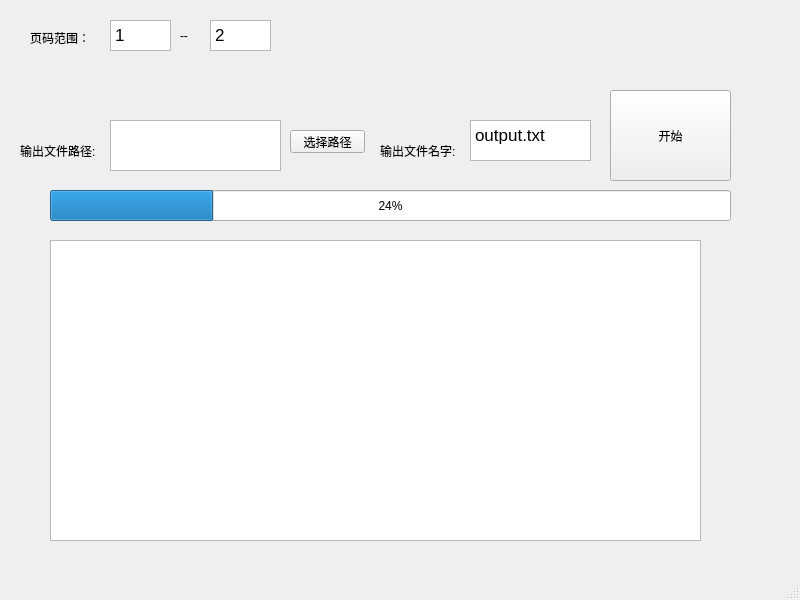
<?xml version="1.0" encoding="UTF-8"?>
<ui version="4.0">
 <class>MainWindow</class>
 <widget class="QMainWindow" name="MainWindow">
  <property name="geometry">
   <rect>
    <x>0</x>
    <y>0</y>
    <width>800</width>
    <height>600</height>
   </rect>
  </property>
  <property name="windowTitle">
   <string>MainWindow</string>
  </property>
  <widget class="QWidget" name="centralwidget">
   <widget class="QTextEdit" name="textEdit">
    <property name="geometry">
     <rect>
      <x>110</x>
      <y>120</y>
      <width>171</width>
      <height>51</height>
     </rect>
    </property>
   </widget>
   <widget class="QPushButton" name="btn_start">
    <property name="geometry">
     <rect>
      <x>610</x>
      <y>90</y>
      <width>121</width>
      <height>91</height>
     </rect>
    </property>
    <property name="text">
     <string>开始</string>
    </property>
   </widget>
   <widget class="QLabel" name="label">
    <property name="geometry">
     <rect>
      <x>20</x>
      <y>120</y>
      <width>101</width>
      <height>61</height>
     </rect>
    </property>
    <property name="text">
     <string>输出文件路径:</string>
    </property>
   </widget>
   <widget class="QTextBrowser" name="textBrowser">
    <property name="geometry">
     <rect>
      <x>50</x>
      <y>240</y>
      <width>651</width>
      <height>301</height>
     </rect>
    </property>
   </widget>
   <widget class="QProgressBar" name="progressBar">
    <property name="geometry">
     <rect>
      <x>50</x>
      <y>190</y>
      <width>681</width>
      <height>31</height>
     </rect>
    </property>
    <property name="value">
     <number>24</number>
    </property>
   </widget>
   <widget class="QPushButton" name="btn_select">
    <property name="geometry">
     <rect>
      <x>290</x>
      <y>130</y>
      <width>75</width>
      <height>23</height>
     </rect>
    </property>
    <property name="text">
     <string>选择路径</string>
    </property>
   </widget>
   <widget class="QLabel" name="label_2">
    <property name="geometry">
     <rect>
      <x>30</x>
      <y>30</y>
      <width>61</width>
      <height>16</height>
     </rect>
    </property>
    <property name="text">
     <string>页码范围：</string>
    </property>
   </widget>
   <widget class="QLabel" name="label_3">
    <property name="geometry">
     <rect>
      <x>380</x>
      <y>120</y>
      <width>101</width>
      <height>61</height>
     </rect>
    </property>
    <property name="text">
     <string>输出文件名字:</string>
    </property>
   </widget>
   <widget class="QTextEdit" name="textEdit_2">
    <property name="geometry">
     <rect>
      <x>470</x>
      <y>120</y>
      <width>121</width>
      <height>41</height>
     </rect>
    </property>
    <property name="html">
     <string>&lt;!DOCTYPE HTML PUBLIC &quot;-//W3C//DTD HTML 4.0//EN&quot; &quot;http://www.w3.org/TR/REC-html40/strict.dtd&quot;&gt;
&lt;html&gt;&lt;head&gt;&lt;meta name=&quot;qrichtext&quot; content=&quot;1&quot; /&gt;&lt;style type=&quot;text/css&quot;&gt;
p, li { white-space: pre-wrap; }
&lt;/style&gt;&lt;/head&gt;&lt;body style=&quot; font-family:'.SF NS Text'; font-size:13pt; font-weight:400; font-style:normal;&quot;&gt;
&lt;p style=&quot; margin-top:0px; margin-bottom:0px; margin-left:0px; margin-right:0px; -qt-block-indent:0; text-indent:0px;&quot;&gt;output.txt&lt;/p&gt;&lt;/body&gt;&lt;/html&gt;</string>
    </property>
   </widget>
   <widget class="QTextEdit" name="textEdit_3">
    <property name="geometry">
     <rect>
      <x>110</x>
      <y>20</y>
      <width>61</width>
      <height>31</height>
     </rect>
    </property>
    <property name="html">
     <string>&lt;!DOCTYPE HTML PUBLIC &quot;-//W3C//DTD HTML 4.0//EN&quot; &quot;http://www.w3.org/TR/REC-html40/strict.dtd&quot;&gt;
&lt;html&gt;&lt;head&gt;&lt;meta name=&quot;qrichtext&quot; content=&quot;1&quot; /&gt;&lt;style type=&quot;text/css&quot;&gt;
p, li { white-space: pre-wrap; }
&lt;/style&gt;&lt;/head&gt;&lt;body style=&quot; font-family:'.SF NS Text'; font-size:13pt; font-weight:400; font-style:normal;&quot;&gt;
&lt;p style=&quot; margin-top:0px; margin-bottom:0px; margin-left:0px; margin-right:0px; -qt-block-indent:0; text-indent:0px;&quot;&gt;1&lt;/p&gt;&lt;/body&gt;&lt;/html&gt;</string>
    </property>
   </widget>
   <widget class="QTextEdit" name="textEdit_4">
    <property name="geometry">
     <rect>
      <x>210</x>
      <y>20</y>
      <width>61</width>
      <height>31</height>
     </rect>
    </property>
    <property name="html">
     <string>&lt;!DOCTYPE HTML PUBLIC &quot;-//W3C//DTD HTML 4.0//EN&quot; &quot;http://www.w3.org/TR/REC-html40/strict.dtd&quot;&gt;
&lt;html&gt;&lt;head&gt;&lt;meta name=&quot;qrichtext&quot; content=&quot;1&quot; /&gt;&lt;style type=&quot;text/css&quot;&gt;
p, li { white-space: pre-wrap; }
&lt;/style&gt;&lt;/head&gt;&lt;body style=&quot; font-family:'.SF NS Text'; font-size:13pt; font-weight:400; font-style:normal;&quot;&gt;
&lt;p style=&quot; margin-top:0px; margin-bottom:0px; margin-left:0px; margin-right:0px; -qt-block-indent:0; text-indent:0px;&quot;&gt;2&lt;/p&gt;&lt;/body&gt;&lt;/html&gt;</string>
    </property>
   </widget>
   <widget class="QLabel" name="label_4">
    <property name="geometry">
     <rect>
      <x>180</x>
      <y>30</y>
      <width>54</width>
      <height>12</height>
     </rect>
    </property>
    <property name="text">
     <string>--</string>
    </property>
   </widget>
  </widget>
  <widget class="QMenuBar" name="menubar">
   <property name="geometry">
    <rect>
     <x>0</x>
     <y>0</y>
     <width>800</width>
     <height>22</height>
    </rect>
   </property>
  </widget>
  <widget class="QStatusBar" name="statusbar"/>
 </widget>
 <resources/>
 <connections/>
</ui>
